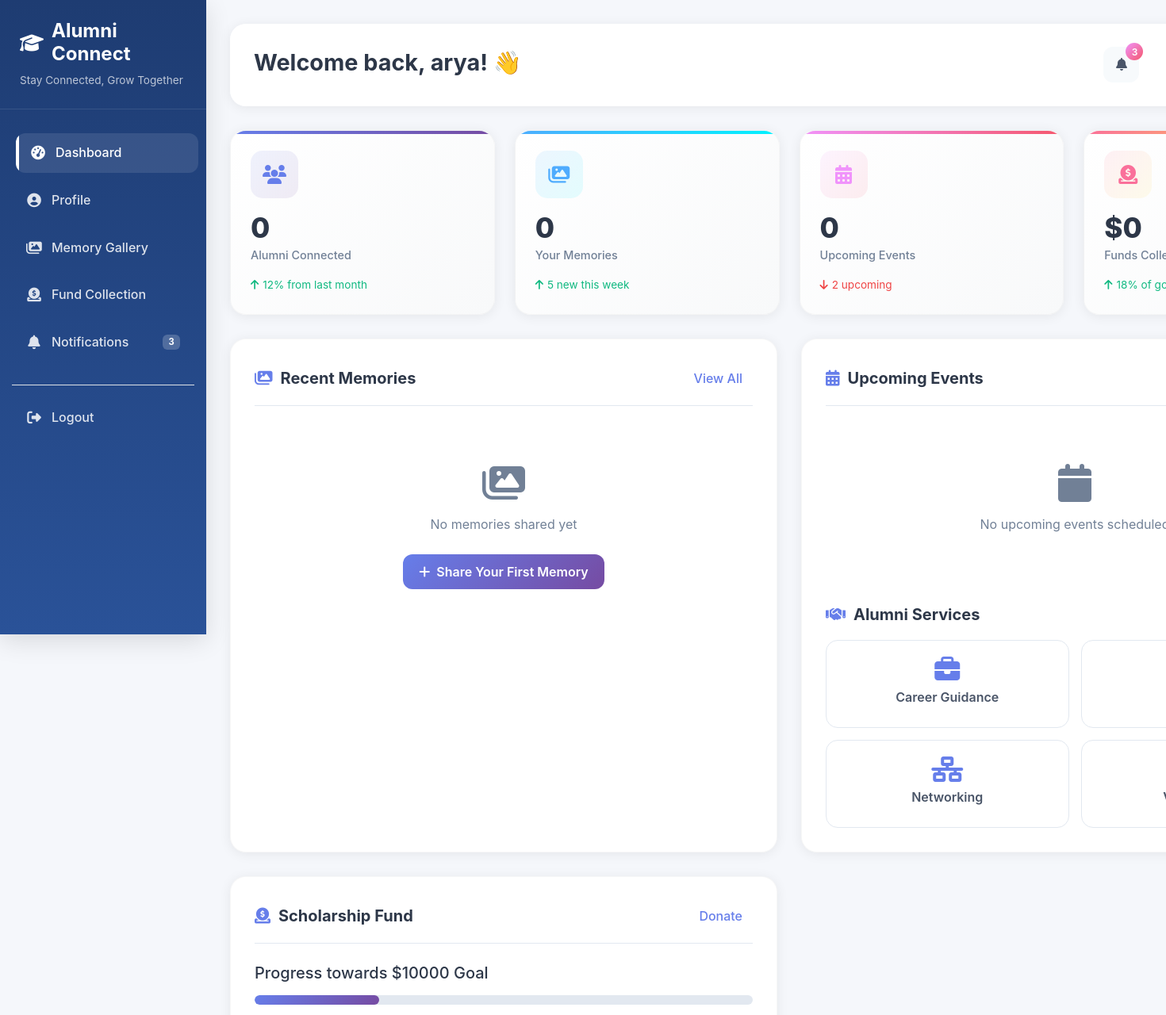
Page /student-home/ (signed in, upper part) on the earlier database version.
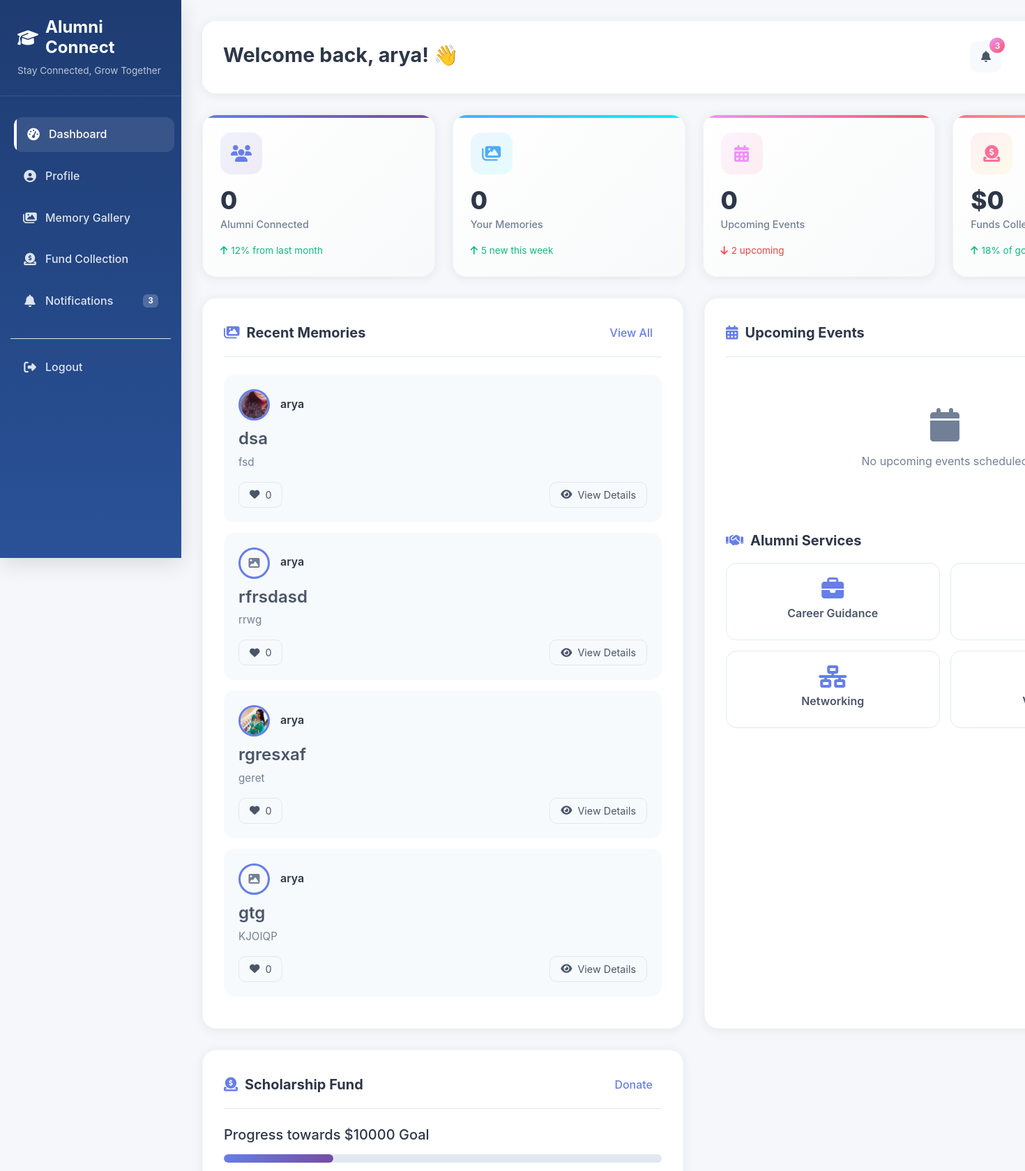
Same page on the later database version.
### pages/models.py (models this page shows, shortened)
class Memory(models.Model):
    user = models.ForeignKey(User, on_delete=models.CASCADE)
    title = models.CharField(max_length=200)
    description = models.TextField()
    image = models.ImageField(upload_to='memories/', blank=True, null=True)
    date_posted = models.DateTimeField(auto_now_add=True)
    is_approved = models.BooleanField(default=False)  # optional if using admin approval

### pages/views.py (the view)
# urls.py: path('student-home/', views.student_home_view, name='student_home'),
@login_required(login_url='login')
def student_home_view(request):
    student = get_object_or_404(StudentProfile, user=request.user)
    recent_memories = Memory.objects.filter(user=request.user).order_by('-date_posted')[:6]
    return render(request, "student_home.html", {
        "student": student,
        "recent_memories": recent_memories,
    })

### templates/student_home.html (shortened to what the changed rows need)
<!DOCTYPE html>
<html lang="en">
<head>
  {% load static %}
  {% load humanize %}
  <link href="https://cdn.jsdelivr.net/npm/bootstrap@5.3.0/dist/css/bootstrap.min.css" rel="stylesheet">
  <link rel="stylesheet" href="https://cdnjs.cloudflare.com/ajax/libs/font-awesome/6.4.0/css/all.min.css">
</head>
<body>
  <div class="container-fluid">
    <div class="row">
      <div class="main-content" id="mainContent">
        <div class="header fade-in">
          <div class="header-content">
            <h1>Welcome back, {{ user.first_name|default:user.username }}! 👋</h1>
          </div>
        </div>
        <div class="stats-grid fade-in">
          <div class="stats-card card-1">
            <h2 class="stats-value">{{ alumni_count|default:"0" }}</h2>
          </div>
          <div class="stats-card card-2">
            <h2 class="stats-value">{{ memories_count|default:"0" }}</h2>
          </div>
          <div class="stats-card card-3">
            <h2 class="stats-value">{{ upcoming_events|length|default:"0" }}</h2>
          </div>
          <div class="stats-card card-4">
            <h2 class="stats-value">${{ funds_total|default:"0" }}</h2>
          </div>
        </div>
        <div class="dashboard-grid">
          <div class="dashboard-card fade-in">
            {% if recent_memories %}
              {% for m in recent_memories %}
                <div class="memory-item">
                  <div class="memory-header">
                    {% if m.image %}
                      <img src="{{ m.image.url }}" class="memory-avatar" alt="Memory">
                    {% else %}
                      <div class="memory-avatar bg-light d-flex align-items-center justify-content-center">
                        <i class="fas fa-image text-muted"></i>
                      </div>
                    {% endif %}
                    <div class="memory-meta">
                      <div class="memory-author">{{ m.user.get_full_name|default:m.user.username }}</div>
                    </div>
                  </div>
                  <div class="memory-content">
                    <h4 class="memory-title">{{ m.title|default:"Untitled" }}</h4>
                    <p class="memory-description">{{ m.description|truncatewords:25|default:"No description" }}</p>
                  </div>
                  <div class="memory-actions">
                    <button class="action-btn">
                      <i class="fas fa-heart"></i> {{ m.likes|default:"0" }}
                    </button>
                    {% if m.id %}
                      <a href="{% url 'memory_detail' m.id %}" class="action-btn">
                        <i class="fas fa-eye"></i> View Details
                      </a>
                    {% else %}
                      <a href="#" class="action-btn">
                        <i class="fas fa-eye"></i> View Details
                      </a>
                    {% endif %}
                  </div>
                </div>
              {% endfor %}
            {% else %}
              <div class="text-center py-5">
                <i class="fas fa-images fa-3x text-muted mb-3"></i>
                <p class="text-muted">No memories shared yet</p>
                <a href="{% url 'memory_gallery' %}" class="btn btn-primary mt-2">
                  <i class="fas fa-plus me-2"></i>Share Your First Memory
                </a>
              </div>
            {% endif %}
          </div>
        </div>
      </div>
    </div>
  </div>
</body>
</html>

Differences in the rows shown:
added Memory: image (picture), user.get_full_name "arya", title "dsa", description "fsd", likes "0", shows "View Details"
added Memory: user.get_full_name "arya", title "rfrsdasd", description "rrwg", likes "0", shows "View Details"
added Memory: image (picture), user.get_full_name "arya", title "rgresxaf", description "geret", likes "0", shows "View Details"
added Memory: user.get_full_name "arya", title "gtg", description "KJOIQP", likes "0", shows "View Details"
Other differences:
text no longer shown: "No memories shared yet Share Your First Memory"
